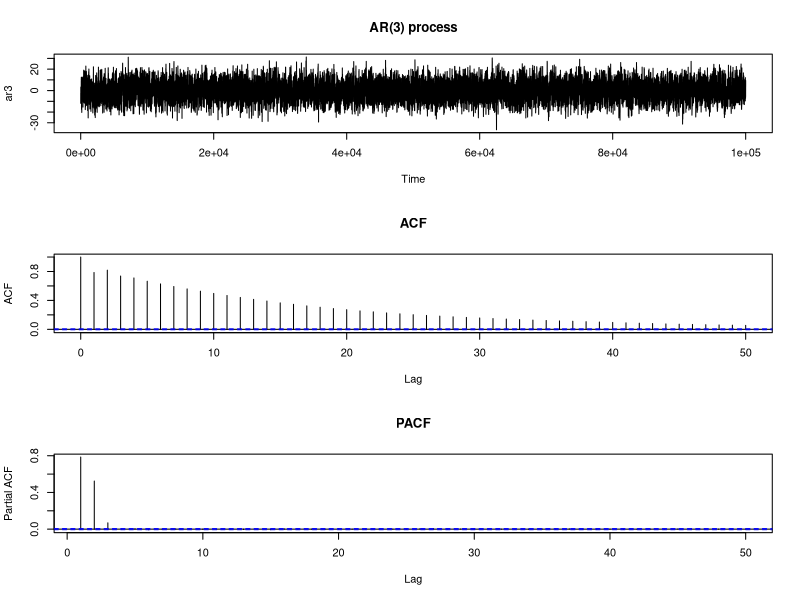

Generate this figure with R:
n=100000
phi=NULL
phi = c(1/3,1/2,7/100)
sig=4
set.seed(2017)
ar3 = arima.sim(n,model=list(ar=phi),sd=sig)
r=NULL
r[1:3]=acf(ar3,plot=F)$acf[2:4]
R=matrix(1,3,3)
R[1,2]=r[1]
R[1,3]=r[2]
R[2,1]=r[1]
R[3,1]=r[2]
R[2,3]=r[1]
R[3,2]=r[1]
b = matrix(r,3,1)
phihat=solve(R,b)

c0 = acf(ar3,type='covariance',plot=F)$acf[1]
varhat = c0*(1-sum(phihat*r))
par(mfrow=c(3,1))
plot(ar3,main='AR(3) process')
acf(ar3,main='ACF')
pacf(ar3,main='PACF')

